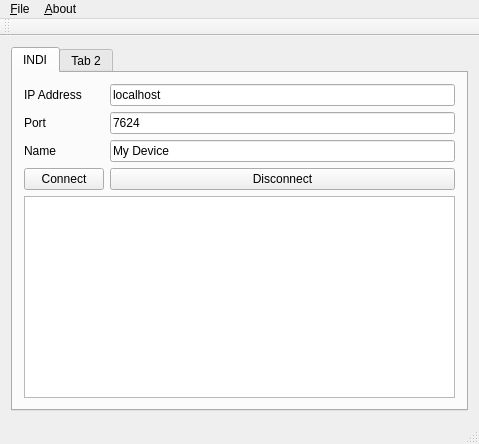
<?xml version="1.0" encoding="UTF-8"?>
<ui version="4.0">
 <class>MainWindow</class>
 <widget class="QMainWindow" name="MainWindow">
  <property name="geometry">
   <rect>
    <x>0</x>
    <y>0</y>
    <width>479</width>
    <height>444</height>
   </rect>
  </property>
  <property name="windowTitle">
   <string>MainWindow</string>
  </property>
  <widget class="QWidget" name="centralWidget">
   <property name="enabled">
    <bool>true</bool>
   </property>
   <property name="sizePolicy">
    <sizepolicy hsizetype="Expanding" vsizetype="Expanding">
     <horstretch>0</horstretch>
     <verstretch>0</verstretch>
    </sizepolicy>
   </property>
   <property name="layoutDirection">
    <enum>Qt::LeftToRight</enum>
   </property>
   <layout class="QGridLayout" name="gridLayout">
    <item row="0" column="0">
     <widget class="QTabWidget" name="tabWidget">
      <property name="currentIndex">
       <number>0</number>
      </property>
      <widget class="QWidget" name="tab">
       <property name="sizePolicy">
        <sizepolicy hsizetype="Expanding" vsizetype="Expanding">
         <horstretch>0</horstretch>
         <verstretch>0</verstretch>
        </sizepolicy>
       </property>
       <attribute name="title">
        <string>INDI</string>
       </attribute>
       <layout class="QFormLayout" name="formLayout_2">
        <property name="fieldGrowthPolicy">
         <enum>QFormLayout::AllNonFixedFieldsGrow</enum>
        </property>
        <item row="0" column="0">
         <widget class="QLabel" name="iPAddressLabel">
          <property name="text">
           <string>IP Address</string>
          </property>
         </widget>
        </item>
        <item row="0" column="1">
         <widget class="QLineEdit" name="iPAddressLineEdit">
          <property name="text">
           <string>localhost</string>
          </property>
         </widget>
        </item>
        <item row="1" column="0">
         <widget class="QLabel" name="portLabel">
          <property name="text">
           <string>Port</string>
          </property>
         </widget>
        </item>
        <item row="1" column="1">
         <widget class="QLineEdit" name="portLineEdit">
          <property name="text">
           <string>7624</string>
          </property>
         </widget>
        </item>
        <item row="2" column="0">
         <widget class="QLabel" name="nameLabel">
          <property name="text">
           <string>Name</string>
          </property>
         </widget>
        </item>
        <item row="2" column="1">
         <widget class="QLineEdit" name="nameLineEdit">
          <property name="text">
           <string>My Device</string>
          </property>
         </widget>
        </item>
        <item row="3" column="0">
         <widget class="QPushButton" name="pbConnect">
          <property name="text">
           <string>Connect</string>
          </property>
         </widget>
        </item>
        <item row="3" column="1">
         <widget class="QPushButton" name="pbDisconnect">
          <property name="text">
           <string>Disconnect</string>
          </property>
         </widget>
        </item>
        <item row="4" column="0" colspan="2">
         <widget class="QTextEdit" name="msgsText">
          <property name="html">
           <string>&lt;!DOCTYPE HTML PUBLIC &quot;-//W3C//DTD HTML 4.0//EN&quot; &quot;http://www.w3.org/TR/REC-html40/strict.dtd&quot;&gt;
&lt;html&gt;&lt;head&gt;&lt;meta name=&quot;qrichtext&quot; content=&quot;1&quot; /&gt;&lt;style type=&quot;text/css&quot;&gt;
p, li { white-space: pre-wrap; }
&lt;/style&gt;&lt;/head&gt;&lt;body style=&quot; font-family:'MS Shell Dlg 2'; font-size:8.25pt; font-weight:400; font-style:normal;&quot;&gt;
&lt;p style=&quot;-qt-paragraph-type:empty; margin-top:0px; margin-bottom:0px; margin-left:0px; margin-right:0px; -qt-block-indent:0; text-indent:0px; font-size:8pt;&quot;&gt;&lt;br /&gt;&lt;/p&gt;&lt;/body&gt;&lt;/html&gt;</string>
          </property>
         </widget>
        </item>
       </layout>
      </widget>
      <widget class="QWidget" name="tab_2">
       <attribute name="title">
        <string>Tab 2</string>
       </attribute>
      </widget>
     </widget>
    </item>
   </layout>
  </widget>
  <widget class="QMenuBar" name="menuBar">
   <property name="geometry">
    <rect>
     <x>0</x>
     <y>0</y>
     <width>479</width>
     <height>21</height>
    </rect>
   </property>
   <widget class="QMenu" name="menu_File">
    <property name="title">
     <string>&amp;File</string>
    </property>
    <addaction name="action_Quit"/>
   </widget>
   <widget class="QMenu" name="menu_About">
    <property name="title">
     <string>&amp;About</string>
    </property>
    <addaction name="action_About"/>
   </widget>
   <addaction name="menu_File"/>
   <addaction name="menu_About"/>
  </widget>
  <widget class="QToolBar" name="mainToolBar">
   <attribute name="toolBarArea">
    <enum>TopToolBarArea</enum>
   </attribute>
   <attribute name="toolBarBreak">
    <bool>false</bool>
   </attribute>
  </widget>
  <widget class="QStatusBar" name="statusBar"/>
  <action name="action_Quit">
   <property name="text">
    <string>&amp;Quit</string>
   </property>
  </action>
  <action name="action_About">
   <property name="text">
    <string>&amp;About</string>
   </property>
  </action>
 </widget>
 <layoutdefault spacing="6" margin="11"/>
 <resources/>
 <connections/>
</ui>
